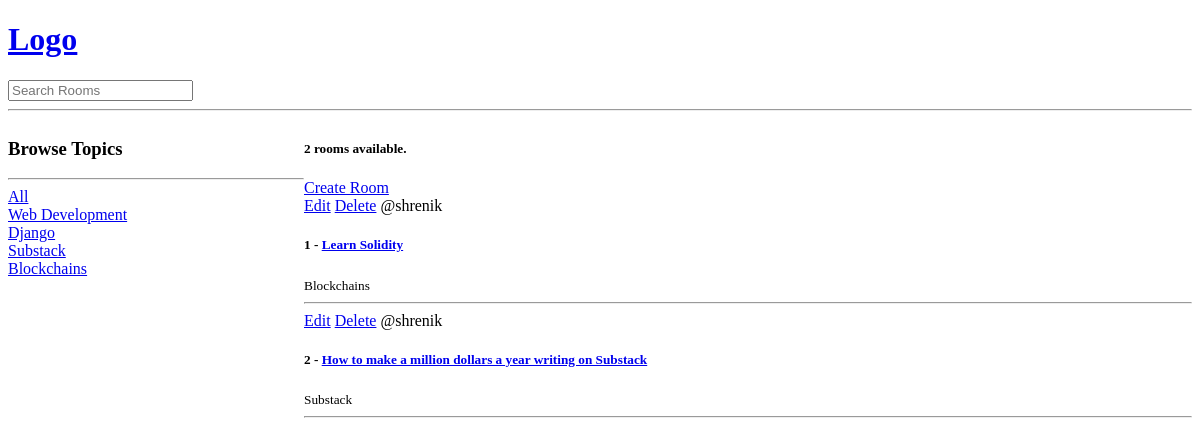
The app's page /, older data.
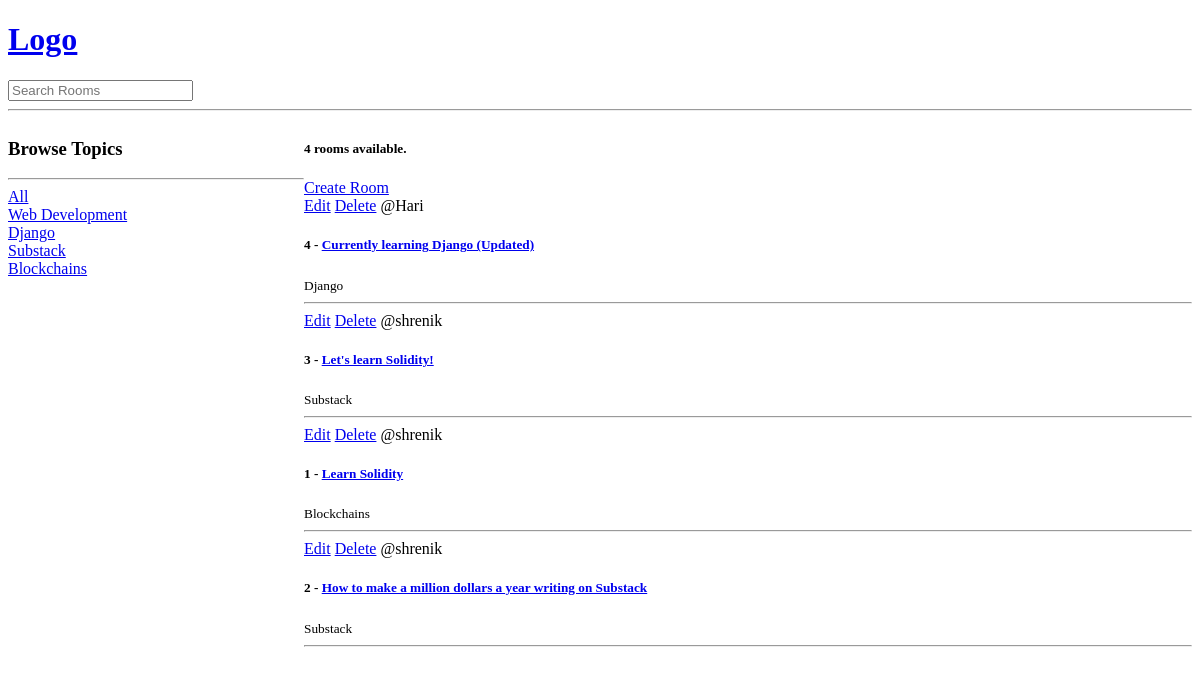
The same page, newer data.
### base/models.py (models this page shows, shortened)
class Topic(models.Model):
    name = models.CharField(max_length=200)

class Room(models.Model):
    host  = models.ForeignKey(User, on_delete=models.SET_NULL, null=True)
    topic = models.ForeignKey("Topic", on_delete=models.SET_NULL, null=True) # Topic as a string since it's written below the Room class
    name = models.CharField(max_length=200)
    description = models.TextField(null=True, blank=True) # field can be blank
    updated = models.DateTimeField(auto_now=True) # take timestamp every time save is hit on the item
    created = models.DateTimeField(auto_now_add=True) # take timestamp when save is hit the first time i.e during creation
    class Meta:
        ordering = ["-updated", "-created"]

### base/views.py (the view)
# urls.py: path("", views.home, name="home"),
def home(request):
    q = request.GET.get("q") if request.GET.get("q") != None else ""
    rooms = Room.objects.filter(
        Q(topic__name__icontains=q) |
        Q(name__icontains=q) |
        Q(description__icontains=q)
    )
    topics = Topic.objects.all()
    room_count = rooms.count()
    context = {"rooms": rooms, "topics": topics, "room_count": room_count}
    return render(request, "base/home.html", context)

### base/templates/base/home.html (shortened to what this page needs)
{% extends "main.html" %}
{% block content %}
<div class="home-container">
    <div>
        <h3>Browse Topics</h3>
        <hr>
        <div>
            <a href="{% url 'home' %}">All</a>
        </div>
        {% for topic in topics %}
            <div>
                <a href="{% url 'home' %}?q={{topic.name}}">{{topic.name}}</a>
            </div>
        {% endfor %}
    </div>
    <div>
        <h5>{{room_count}} rooms available.</h5>
        <a href="{% url 'create-room' %}">Create Room</a>
        <div>
            {% for room in rooms %}
                <div>
                    <a href="{% url 'update-room' room.id %}">Edit</a>
                    <a href="{% url 'delete-room' room.id %}">Delete</a>
                    <span>@{{ room.host.username }}</span>
                    <h5>{{room.id}} - <a href="{% url 'room' room.id %}">{{room.name}}</a></h5>
                    <small>{{ room.topic.name }}</small>
                    <hr>
                </div>
            {% endfor %}
        </div>
    </div>
</div>
{% endblock content %}

### templates/main.html (shortened to what this page needs)
<!DOCTYPE html>
<html lang="en">
<head>
</head>
<body>
    {% include 'navbar.html' %}
    {% block content %}
    {% endblock %}
</body>
</html>

### templates/navbar.html
<a href="/">
    <h1>Logo</h1>
</a>
<form action="{% url 'home' %}" method="GET">
    <input type="text" name="q" placeholder="Search Rooms">
</form>
<hr>

### base/templates/base/home.html (style rules this page uses)
.home-container { display: grid; grid-template-columns: 1fr 3fr; }

Row changes from the older to the newer data that the page shows:
added Room: host.username "Hari", id "4", name "Currently learning Django (Updated)", topic.name "Django"
added Room: host.username "shrenik", id "3", name "Let's learn Solidity!", topic.name "Substack"
Text that changed along with them:
{{ room_count }}: "2" → "4"
